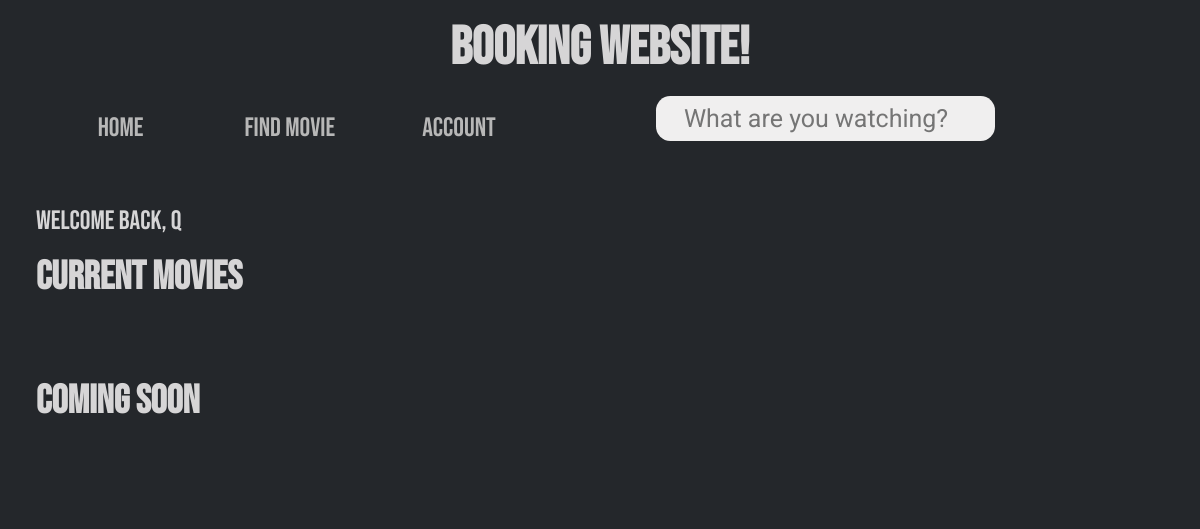
Before: /HTML/home.php with the older database file.
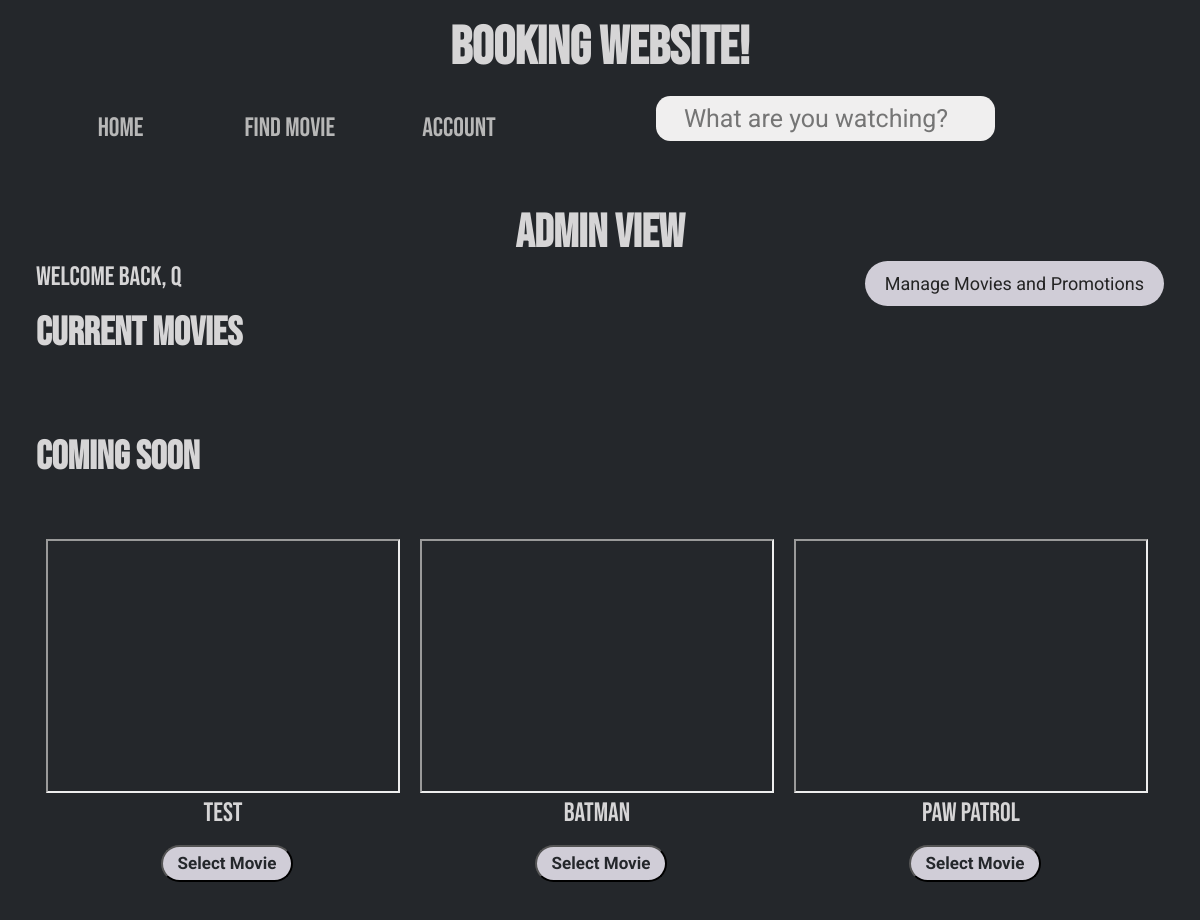
After: the same page with the newer database file.
### tables this page shows
CREATE TABLE `movie` (
  `title` varchar(255) NOT NULL,
  `category` varchar(255) NOT NULL,
  `movieCast` varchar(255) NOT NULL,
  `director` varchar(255) NOT NULL,
  `producer` varchar(255) NOT NULL,
  `synopsis` varchar(255) NOT NULL,
  `reviews` varchar(255) NOT NULL,
  `trailer` varchar(255) NOT NULL,
  `picture` varchar(255) NOT NULL,
  `ratingCode` enum('G','PG','PG-13','R','NC-17') DEFAULT NULL,
  `comingSoon` tinyint(1) NOT NULL,
  `id` int(11) NOT NULL,
  `duration` int(3) NOT NULL
);

### PHP/getUserInfo.php (called while the page is built, shortened)
<?php
    require("../Modal/database.php");
    $queryacct = "SELECT * FROM user WHERE userId = (SELECT userId FROM user WHERE active=1)";
    $pstates = $db->prepare($queryacct);
    $pstates->execute();
    $userInfs = $pstates->fetchAll();
    $userOnCheck = $pstates->rowCount();
    if ($userOnCheck) {
        $isAdmin = $userInfs[0]['isAdmin'];
    }
?>

### PHP/getMovieInfo.php (called while the page is built, shortened)
<?php
    require("../Modal/database.php");
    $querymovie = "SELECT * FROM movie";
    $mstates = $db->prepare($querymovie);
    $mstates->execute();
    $movieInfs = $mstates->fetchAll();
?>

### HTML/home.php (the view, shortened to what this page needs)
<?php
    require("../PHP/getUserInfo.php");
    require("../PHP/getMovieInfo.php");
?>
<!DOCTYPE html>
<html lang="en">
<head>
    <link rel="stylesheet" href="../CSS/nav-bar.css">
    <link rel="stylesheet" href="../CSS/home.css">
    <link rel="stylesheet" href="../CSS/admin-home.css">
</head>
<body>
    <header>
        <h1 class = "title">Booking Website!</h1>
    </header>
    <main>
    <div id="nav-menu">
        <ul class="one">
        <li><a href="../HTML/home.php"> Home </a></li>
            <li><a href="../HTML/select-movie.php"> Find Movie </a></li>
            <li><a href="../HTML/account.php"> Account </a></li>
        </ul>
        <form id="search-form" action="../PHP/searchMovies.php" method="POST">
            <input type="search" id="search-bar" name="search" placeholder="What are you watching?">
        </form>
    </div>
    <?php if ($userOnCheck && $isAdmin) :?>
        <h2 class = "adminTitle">Admin View</h2>
        <a href="../HTML/adminMenu.php" class="manage">Manage Movies and Promotions</a>
        <?php endif;?>
        <?php
        if ($userOnCheck == 1) {
        foreach($userInfs as $userInfo) {
            $name = $userInfo['firstName'];
        }
        echo "<p style=\" color: #d6d5d6;\">Welcome back, " .$name ."</p>";
        } ?>
        <h2>Current Movies</h2>
        <section class="trailerList">
        </section>
        <h2>Coming Soon</h2>
        <section class="trailerList">
            <?php
            foreach ($movieInfs as $movieInf) {
                if ($movieInf['comingSoon'] == 1) {
                    echo "<div class = \"trailer\">";
                        echo "<iframe width=\"350\" height=\"250\" src = " .$movieInf['trailer']. "> </iframe><br>";
                        echo "<p>".$movieInf['title']." </p>";
                        echo "<form method='POST' action='../PHP/searchMovies.php'><input type='hidden' name='search' value='". $movieInf['title']."'>";
                        echo "<button name='bookMovie' class='bookMovie' type='submit'>Select Movie</button>";
                        echo "</form>";
                    echo "</div>";
                }
            }
            ?>
        </section>
    </main>
</body>
</html>

Changed rows visible on the page:
changed user: isAdmin 0 → 1 (drawn)
added movie: title "Test"
added movie: title "Batman"
added movie: title "Paw Patrol"
Other visible differences:
text now shown: "Admin View Manage Movies and Promotions"
